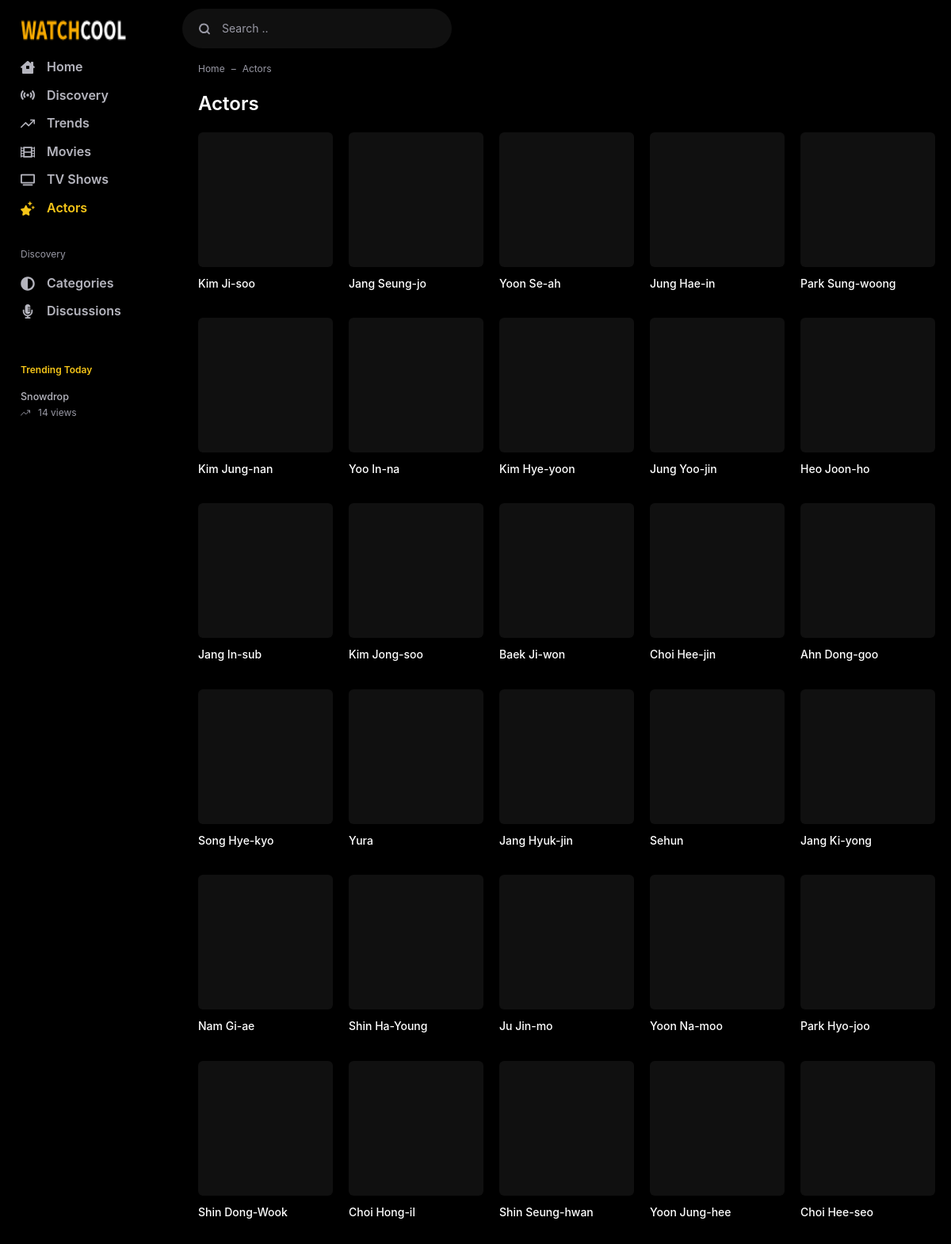
Page /web16/actors/ (upper part) on the committed database.
### webapp/models/tv.py (models this page shows, shortened)
class TV(AbsShow):
    media_type=models.CharField(default="TV",max_length=2)
    class Meta:
        ordering = ("-added_on","-release_date",)
        verbose_name_plural = "TV Shows"
        db_table = "tv"

### webapp/models/common.py (models this page shows, shortened)
class Cast(models.Model):
    movie = models.ManyToManyField(Movie,related_name="cast",related_query_name="has_cast")
    tv = models.ManyToManyField(TV,related_name="cast",related_query_name="has_cast")
    gender = models.CharField(max_length=1,choices=GENDER_CHOICES,default=1)
    name = models.CharField(max_length=100)
    tmdb_cast_id = models.IntegerField()
    popularity = models.DecimalField(max_digits=6,decimal_places=3,null=True,blank=True)
    profile_path = models.URLField(null=True,blank=True)
    slug = models.SlugField(null=True,blank=True,editable=True,max_length=2083)
    added_on = models.DateField(default=timezone.now,editable=True)
    class Meta:
        ordering = ("-popularity",)

### webapp/views.py (the view)
# urls.py: path("actors/",cache_page(CACHE_TIME)(views.ActorList.as_view()),name="actor_list"),
class ActorList(ListView):
    model = Cast
    paginate_by = 40
    template_name = "webapp/actor_list.html"
    context_object_name = "actors"
    def get_queryset(self):
        return self.model.objects.filter(~Q(profile_path__endswith="None")).order_by("-added_on","-popularity")
    def get_context_data(self, **kwargs):
        context = super().get_context_data(**kwargs)
        title = f"List all Actors | {self.request.get_host()}"
        context["title"] = title
        context["description"] = title
        context["currentPage"] = "actors"
        return context

### webapp/context_processors.py (called while the page is built)
def tvsViewin(days,get):
    return ViewLog.objects.filter(movie=None,
        viewed_on__date__gte=(datetime.date.today()-datetime.timedelta(days=days))).values(
        "tv",
        slug = F("tv__slug"),
        title=F("tv__title"),
        themoviedb_id = F("tv__themoviedb_id"),
        original_title = F("tv__original_title"),
        imdb_id = F("tv__imdb_id"),
        trailer = F("tv__trailer"),
        published = F("tv__published"),
        runtime = F("tv__runtime"),
        added_on = F("tv__added_on"),
        updated_on = F("tv__updated_on"),
        media_type = F("tv__media_type"),
        poster_path=F("tv__poster_path"),
        overview=F("tv__overview"),
        vote_average=F("tv__vote_average"),
        backdrop_path=F("tv__backdrop_path"),
        release_date=F("tv__release_date"),
        ).annotate(views=Count("tv")).order_by()[:get]

def config(request=None):
    data = cache.get_many(KEYS)
    if not data:
        data = cache_context()
        cache.set_many(data,settings.CACHE_TIME)
    return data

### webapp/templates/webapp/actor_list.html (shortened to what this page needs)
{% extends 'webapp/_base.html' %}
{% block content %}
<div class="flex-fill">
    <nav aria-label="breadcrumb">
        <ol class="breadcrumb">
            <li class="breadcrumb-item"><a href="{% url 'app_webapp:home' %}">Home</a></li>
            <li class="breadcrumb-item active" aria-current="page">Actors</li>
        </ol>
    </nav>
    <div class="d-flex">
        <div class="app-content">
            <div class="app-section">
                <div class="mb-3">
                    <div class="text-24 text-white font-weight-bold">Actors</div>
                </div>
                <div class="row row-cols-md-5 row-cols-2">
                    {% for actor in actors %}
                        {% include 'webapp/includes/actor.html' with actor=actor only %}
                    {% endfor %}
                </div>
            </div>
        </div>
    </div>
</div>
{% endblock content %}

### webapp/templates/webapp/_base.html (shortened to what this page needs)
<!DOCTYPE html> {% load static %}
<html lang="en">
<head>
    <link as="style" media="all" rel="stylesheet preload prefetch" href="{% static 'webapp/css/app.css' %}"
        type="text/css" />
</head>
<body>
    <div class="container">
        <div class="app">
            <div class="app-header">
                <div class="navbar navbar-expand-lg">
                    <div class="app-navbar">
                        <a href="{% url 'app_webapp:home' %}" class="navbar-brand">
                            <img src="{{logo.url}}" alt="{{title}}" width="134" height="40">
                        </a>
                    </div>
                    <form class="header-search input-group d-md-block d-none" method="post"
                        action="{% url 'app_webapp:search' %}" id="navbarToggler">
                        <div class="typeahead__container app-search">
                            <div class="typeahead__field">
                                <div class="typeahead__query">
                                    <label for="search-input" class="btn px-0 mb-0" aria-label="Search">
                                        <svg class="icon">
                                            <use
                                                xlink:href="{% static 'webapp/public/assets/img/sprite.svg' %}#search" />
                                        </svg>
                                    </label>
                                    <input class="video-search form-control" name="q" type="text" id="search-input"
                                        placeholder="Search .." autocomplete="off">
                                </div>
                            </div>
                        </div>
                    </form>
                </div>
            </div>
            <div class="app-wrapper">
                <div class="app-aside nav-aside" id="aside">
                    <ul class="nav">
                        <li class="{% if currentPage == 'home' %}active{% endif %}">
                            <a href="{% url 'app_webapp:home' %}">
                                <svg class="nav-icon">
                                    <use xlink:href="{% static 'webapp/public/assets/img/sprite.svg' %}#house" />
                                </svg> Home
                            </a>
                        </li>
                        <li class="{% if currentPage == 'discovery' %}active{% endif %}">
                            <a href="{% url 'app_webapp:discovery' %}">
                                <svg class="nav-icon">
                                    <use xlink:href="{% static 'webapp/public/assets/img/sprite.svg' %}#discovery" />
                                </svg> Discovery
                            </a>
                        </li>
                        <li class="{% if currentPage == 'trends' %}active{% endif %}">
                            <a href="{% url 'app_webapp:trends' %}">
                                <svg class="nav-icon">
                                    <use xlink:href="{% static 'webapp/public/assets/img/sprite.svg' %}#trend" />
                                </svg> Trends
                            </a>
                        </li>
                        <li class="{% if currentPage == 'movies' %}active{% endif %}">
                            <a href="{% url 'app_webapp:movie_list' %}">
                                <svg class="nav-icon">
                                    <use xlink:href="{% static 'webapp/public/assets/img/sprite.svg' %}#film" />
                                </svg> Movies
                            </a>
                        </li>
                        <li class="{% if currentPage == 'tvs' %}active{% endif %}">
                            <a href="{% url 'app_webapp:tv_list' %}">
                                <svg class="nav-icon">
                                    <use xlink:href="{% static 'webapp/public/assets/img/sprite.svg' %}#tv" />
                                </svg> TV Shows
                            </a>
                        </li>
                        <li class="{% if currentPage == 'actors' %}active{% endif %}">
                            <a href="{% url 'app_webapp:actor_list' %}">
                                <svg class="nav-icon">
                                    <use xlink:href="{% static 'webapp/public/assets/img/sprite.svg' %}#actors" />
                                </svg> Actors
                            </a>
                        </li>
                        <li class="nav-header">
                            Discovery
                        </li>
                        <li>
                            <a href="{% url 'app_webapp:category' %}">
                                <svg class="nav-icon">
                                    <use xlink:href="{% static 'webapp/public/assets/img/sprite.svg' %}#categories" />
                                </svg> Categories
                            </a>
                        </li>
                        <li>
                            <a href="{% url 'app_webapp:discussions' %}">
                                <svg class="nav-icon">
                                    <use xlink:href="{% static 'webapp/public/assets/img/sprite.svg' %}#discussion" />
                                </svg> Discussions
                            </a>
                        </li>
                    </ul>
                    <ul class="nav-trend d-none d-lg-block">
                        <li class="nav-header">Trending Today</li>
                        {% for show in most_popular_shows %}
                        <li>
                            <a href="
                            {% if show.tv %}
                                {% url 'app_webapp:tv_detail' show.slug %}
                            {% else %}
                                {% url 'app_webapp:movie_detail' show.slug %}
                            {% endif %}
                            " class="nav-content">
                                <div>{{show.title}}</div>
                                <div class="view">
                                    <svg>
                                        <use xlink:href="{% static 'webapp/public/assets/img/sprite.svg' %}#trend" />
                                    </svg>
                                    <div>{{show.views}} views</div>
                                </div>
                            </a>
                        </li>
                        {% endfor %}
                    </ul>
                </div>
                <div class="app-container flex-fill">
                    <div class="container">
                        {% block content %} {% endblock content %}
                    </div>
                </div>
            </div>
        </div>
    </div>
</body>
</html>

### webapp/templates/webapp/includes/actor.html
<div class="col">
    <div class="list-actor">
        <a href="{% url 'app_webapp:actor_detail' actor.slug %}"
            class="list-media" title="{{actor.name}}">
            <div class="media"
                data-src="{{actor.profile_path}}">
            </div>
        </a>
        <div class="list-caption">
            <a href="{% url 'app_webapp:actor_detail' actor.slug %}"
                class="list-title" title="{{actor.name}}">
                {{actor.name}}</a>
        </div>
    </div>
</div>

### rows in the picture
TV: title "Snowdrop", views "14"
Cast: name "Kim Ji-soo"
Cast: name "Jang Seung-jo"
Cast: name "Yoon Se-ah"
Cast: name "Jung Hae-in"
Cast: name "Park Sung-woong"
Cast: name "Kim Jung-nan"
Cast: name "Yoo In-na"
Cast: name "Kim Hye-yoon"
Cast: name "Jung Yoo-jin"
Cast: name "Heo Joon-ho"
Cast: name "Jang In-sub"
Cast: name "Kim Jong-soo"
Cast: name "Baek Ji-won"
Cast: name "Choi Hee-jin"
Cast: name "Ahn Dong-goo"
Cast: name "Song Hye-kyo"
Cast: name "Yura"
Cast: name "Jang Hyuk-jin"
Cast: name "Sehun"
Cast: name "Jang Ki-yong"
Cast: name "Nam Gi-ae"
Cast: name "Shin Ha-Young"
Cast: name "Ju Jin-mo"
Cast: name "Yoon Na-moo"
Cast: name "Park Hyo-joo"
Cast: name "Shin Dong-Wook"
Cast: name "Choi Hong-il"
Cast: name "Shin Seung-hwan"
Cast: name "Yoon Jung-hee"
Cast: name "Choi Hee-seo"
